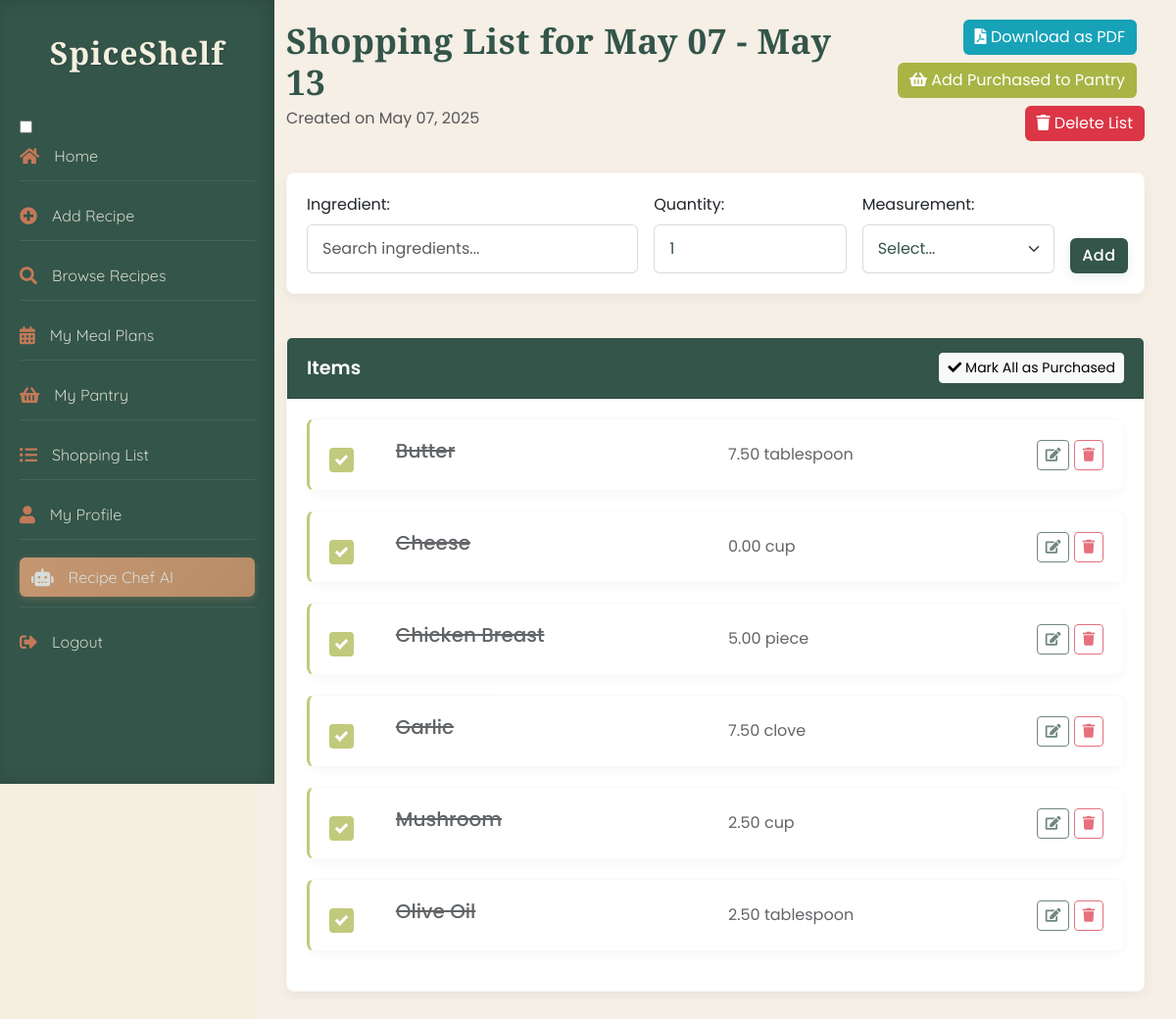
Page /index.php?action=shopping_list&id=25 (signed in) on the committed database.
### tables this page shows
CREATE TABLE `shopping_lists` (
  `shopping_list_id` int(11) NOT NULL,
  `user_id` int(11) NOT NULL,
  `name` varchar(255) NOT NULL,
  `created_at` timestamp NOT NULL DEFAULT current_timestamp()
);

CREATE TABLE `shopping_list_items` (
  `id` int(11) NOT NULL,
  `shopping_list_id` int(11) NOT NULL,
  `ingredient_id` int(11) NOT NULL,
  `quantity` decimal(10,2) NOT NULL,
  `measurement_id` int(11) NOT NULL,
  `purchased` tinyint(1) NOT NULL DEFAULT 0
);

CREATE TABLE `ingredients` (
  `ingredient_id` int(11) NOT NULL,
  `name` varchar(100) NOT NULL
);

CREATE TABLE `measurements` (
  `measurement_id` int(11) NOT NULL,
  `name` varchar(50) NOT NULL
);

### controllers/ShoppingListController.php (called while the page is built, shortened)
<?php
require_once 'models/ShoppingList.php';
class ShoppingListController {
    private $shoppingList;
    public function __construct($conn) {
        $this->shoppingList = new ShoppingList($conn);
    }
    public function showLists() {
        if (isset($_GET['id'])) {
            return $this->viewList($_GET['id']);
        }
    }
    private function viewList($list_id) {
        $list = $this->shoppingList->getShoppingListById($list_id);
        $items = $this->shoppingList->getShoppingListItems($list_id);
        include 'views/view_shopping_list.php';
    }
}

### index.php (called while the page is built, shortened)
<?php
require_once 'controllers/MealPlanController.php';
require_once 'controllers/ShoppingListController.php';
$database = new Database();
$conn = $database->getConnection();
$router = new Router();
$userController = new UserController($conn);
$recipeController = new RecipeController($conn);
$pantryController = new PantryController($conn);
$mealPlanController = new MealPlanController($conn);
$shoppingListController = new ShoppingListController($conn);
$adminController = new AdminController($conn);
$router->addRoute('login', [$userController, 'login']);
$router->addRoute('register', [$userController, 'register']);
$router->addRoute('logout', function () {
    session_unset();
    session_destroy();
    header('Location: index.php?action=login');
    exit;
});
$router->addRoute('profile', [$userController, 'profile']);
$router->addRoute('add_recipe', [$recipeController, 'add']);
$router->addRoute('recipe_chat', [$recipeController, 'recipeChat']);
$router->addRoute('pantry', [$pantryController, 'showPantryItems']);
$router->addRoute('add', [$pantryController, 'add']);
$router->addRoute('update', [$pantryController, 'update']);
$router->addRoute('delete', [$pantryController, 'delete']);
$router->addRoute('favorite', [$recipeController, 'favorite']);
$router->addRoute('search_recipes', [$recipeController, 'searchRecipes']);
$router->addRoute('home', [$recipeController, 'displayHome']);
$router->addRoute('view_recipe', [$recipeController, 'viewRecipe']);
$router->addRoute('delete_recipe', [$recipeController, 'deleteRecipe']);
$router->addRoute('edit_recipe', [$recipeController, 'editRecipe']);
$router->addRoute('update_recipe', [$recipeController, 'updateRecipe']);
$router->addRoute('browse_recipes', [$recipeController, 'browseRecipes']);
$router->addRoute('meal_plans', [$mealPlanController, 'showMealPlans']);
$router->addRoute('shopping_list', [$shoppingListController, 'showLists']);
$router->addRoute('refresh_home_sections', [$recipeController, 'refresh_home_sections']);
$router->addRoute('getDefaultMeasurement', [$recipeController, 'getDefaultMeasurement']);
$router->addRoute('add_comment', [$recipeController, 'addComment']);
$router->addRoute('delete_comment', [$recipeController, 'deleteComment']);
$router->addRoute('pantry/bulkDelete', [$pantryController, 'bulkDelete']);
$router->addRoute('meal_plans/exportPDF', [$mealPlanController, 'exportPDF']);
$router->addRoute('meal_plans/searchRecipes', [$mealPlanController, 'searchRecipes']);
$router->addRoute('meal_plans/addMeal', [$mealPlanController, 'addMeal']);
$router->addRoute('meal_plans/getMeal', [$mealPlanController, 'getMeal']);
$router->addRoute('meal_plans/updateMeal', [$mealPlanController, 'updateMeal']);
$router->addRoute('meal_plans/removeMeal', [$mealPlanController, 'removeMeal']);
$router->addRoute('meal_plans/generateShoppingList', [$mealPlanController, 'generateShoppingList']);
$router->addRoute('adminLogin', [$adminController, 'adminLogin']);
$router->addRoute('adminLogout', [$adminController, 'adminLogout']);
$router->addRoute('adminDashboard', [$adminController, 'adminDashboard']);
$router->addRoute('adminUsers', [$adminController, 'adminUsers']);
$router->addRoute('adminViewUser', [$adminController, 'adminViewUser']);
$router->addRoute('adminRecipes', [$adminController, 'adminRecipes']);
$router->addRoute('adminViewRecipe', [$adminController, 'adminViewRecipe']);
$router->addRoute('adminIngredients', [$adminController, 'adminIngredients']);
$router->addRoute('adminAddIngredient', [$adminController, 'adminAddIngredient']);
$router->addRoute('adminEditIngredient', [$adminController, 'adminEditIngredient']);
$router->addRoute('adminDeleteIngredient', [$adminController, 'adminDeleteIngredient']);
$router->addRoute('adminCategories', [$adminController, 'adminCategories']);
$router->addRoute('adminAddCategory', [$adminController, 'adminAddCategory']);
$router->addRoute('adminEditCategory', [$adminController, 'adminEditCategory']);
$router->addRoute('adminDeleteCategory', [$adminController, 'adminDeleteCategory']);
$router->addRoute('adminDeleteUser', [$adminController, 'adminDeleteUser']);
$router->addRoute('adminDeleteRecipe', [$adminController, 'adminDeleteRecipe']);
$router->addRoute('adminUserReports', [$adminController, 'adminUserReports']);
$router->addRoute('adminRecipeReports', [$adminController, 'adminRecipeReports']);
$router->addRoute('adminAds', [$adminController, 'adminAds']);
$router->addRoute('adminAdReports', [$adminController, 'adminAdReports']);
$router->addRoute('adminExportAdReport', [$adminController, 'adminExportAdReport']);
$router->addRoute('adminExportUserReport', [$adminController, 'adminExportUserReport']);
$router->addRoute('adminExportRecipeReport', [$adminController, 'adminExportRecipeReport']);
$router->addRoute('adminSendInactivityNotice', [$adminController, 'adminSendInactivityNotice']);
$router->addRoute('logAdImpression', [$adminController, 'logAdImpression']);
$router->addRoute('adClick', [$adminController, 'adClick']);
$action = isset($_GET['action']) ? $_GET['action'] : 'home';
$router->handleRequest($action);
?>

### models/ShoppingList.php (called while the page is built, shortened)
<?php
class ShoppingList {
    private $conn;
    public function __construct($conn) {
        $this->conn = $conn;
    }
    public function getShoppingListById($shopping_list_id) {
        $query = "SELECT * FROM shopping_lists WHERE shopping_list_id = ?";
        $stmt = $this->conn->prepare($query);
        $stmt->bind_param("i", $shopping_list_id);
        $stmt->execute();
        $result = $stmt->get_result();
        return $result->fetch_assoc();
    }
    public function getShoppingListItems($shopping_list_id) {
        $query = "SELECT sli.id, sli.ingredient_id, i.name as ingredient_name,
                  sli.quantity, m.name as measurement_name, sli.purchased
                  FROM shopping_list_items sli
                  JOIN ingredients i ON sli.ingredient_id = i.ingredient_id
                  JOIN measurements m ON sli.measurement_id = m.measurement_id
                  WHERE sli.shopping_list_id = ?
                  ORDER BY sli.purchased ASC, i.name ASC";
        $stmt = $this->conn->prepare($query);
        $stmt->bind_param("i", $shopping_list_id);
        $stmt->execute();
        $result = $stmt->get_result();
        $items = [];
        while ($row = $result->fetch_assoc()) {
            $items[] = $row;
        }
        return $items;
    }
}

### views/view_shopping_list.php (the view, shortened to what this page needs)
<!DOCTYPE html>
<html lang="en">
<head>
    <link href="https://cdn.jsdelivr.net/npm/bootstrap@5.3.0/dist/css/bootstrap.min.css" rel="stylesheet">
    <link rel="stylesheet" href="https://cdn.jsdelivr.net/npm/bootstrap-icons@1.10.5/font/bootstrap-icons.css">
    <link rel="stylesheet" href="https://cdnjs.cloudflare.com/ajax/libs/font-awesome/6.0.0/css/all.min.css">
    <link rel="stylesheet" href="https://code.jquery.com/ui/1.13.2/themes/base/jquery-ui.css">
    <link rel="stylesheet" href="assets/css/view_shopping_list.css">
</head>
<body>
<?php include 'includes/header.php'; ?>
<div class="content-wrapper">
    <div class="container-fluid">
        <div class="row mb-4">
            <div class="col-md-8">
                <h1><?= htmlspecialchars($list['name']) ?></h1>
                <p class="text-muted">Created on <?= date('M d, Y', strtotime($list['created_at'])) ?></p>
            </div>
            <div class="col-md-4 text-end">
                <a href="index.php?action=shopping_list&subaction=downloadPdf&id=<?= $list['shopping_list_id'] ?>" class="btn btn-info mb-2 me-2">
                    <i class="fas fa-file-pdf"></i> Download as PDF
                </a>
                <button class="btn btn-success mb-2 me-2" id="addToPantryBtn">
                    <i class="fas fa-shopping-basket"></i> Add Purchased to Pantry
                </button>
                <button class="btn btn-danger mb-2" id="deleteListBtn">
                    <i class="fas fa-trash"></i> Delete List
                </button>
            </div>
        </div>
        <div class="row mb-4">
            <div class="col-md-12">
                <div class="card">
                    <div class="card-body">
                        <form id="addItemForm" class="row g-3">
                            <div class="col-md-5">
                                <label for="ingredientSearch" class="form-label">Ingredient:</label>
                                <input type="text" class="form-control" id="ingredientSearch" placeholder="Search ingredients...">
                            </div>
                            <div class="col-md-3">
                                <label for="quantity" class="form-label">Quantity:</label>
                                <input type="number" class="form-control" id="quantity" name="quantity" value="1" min="0.1" step="0.1" required>
                            </div>
                            <div class="col-md-3">
                                <label for="measurementId" class="form-label">Measurement:</label>
                                <select class="form-select" id="measurementId" name="measurement_id" required>
                                    <option value="">Select...</option>
                                </select>
                            </div>
                            <div class="col-md-1 d-flex align-items-end">
                                <button type="submit" class="btn btn-primary">Add</button>
                            </div>
                        </form>
                    </div>
                </div>
            </div>
        </div>
        <div class="row">
            <div class="col-md-12">
                <div class="card">
                    <div class="card-header d-flex justify-content-between align-items-center" style="background-color: #34554a; color: white;">
                        <h3 class="mb-0">Items</h3>
                        <button class="btn btn-light btn-sm" id="markAllPurchasedBtn">
                            <i class="fas fa-check"></i> Mark All as Purchased
                        </button>
                    </div>
                    <div class="card-body">
                        <?php if (empty($items)): ?>
                            <div class="alert alert-info">
                                <i class="fas fa-info-circle"></i> This shopping list is empty. Add some items above.
                            </div>
                        <?php else: ?>
                            <div id="itemsList">
                                <?php foreach ($items as $item): ?>
                                    <div class="card shopping-list-item <?= $item['purchased'] ? 'purchased' : '' ?>" data-item-id="<?= $item['id'] ?>">
                                        <div class="card-body">
                                            <div class="row align-items-center">
                                                <div class="col-md-1">
                                                    <label class="checkbox-container">
                                                        <span class="checkmark"></span>
                                                    </label>
                                                </div>
                                                <div class="col-md-5">
                                                    <h5 class="card-title ingredient-name"><?= htmlspecialchars($item['ingredient_name']) ?></h5>
                                                </div>
                                                <div class="col-md-3">
                                                    <p class="card-text"><?= number_format($item['quantity'], 2) ?> <?= htmlspecialchars($item['measurement_name']) ?></p>
                                                </div>
                                                <div class="col-md-3 text-end">
                                                    <button class="btn btn-sm btn-outline-primary edit-item-btn">
                                                        <i class="fas fa-edit"></i>
                                                    </button>
                                                    <button class="btn btn-sm btn-outline-danger remove-item-btn">
                                                        <i class="fas fa-trash"></i>
                                                    </button>
                                                </div>
                                            </div>
                                        </div>
                                    </div>
                                <?php endforeach; ?>
                            </div>
                        <?php endif; ?>
                    </div>
                </div>
            </div>
        </div>
    </div>
</div>
</body>
</html>

### rows in the picture
shopping_lists: name "Shopping List for May 07 - May 13", created_at "May 07, 2025"
shopping_list_items: ingredient.name "Butter", quantity "7.50", measurement.name "tablespoon"
shopping_list_items: ingredient.name "Cheese", quantity "0.00", measurement.name "cup"
shopping_list_items: ingredient.name "Chicken Breast", quantity "5.00", measurement.name "piece"
shopping_list_items: ingredient.name "Garlic", quantity "7.50", measurement.name "clove"
shopping_list_items: ingredient.name "Mushroom", quantity "2.50", measurement.name "cup"
shopping_list_items: ingredient.name "Olive Oil", quantity "2.50", measurement.name "tablespoon"
